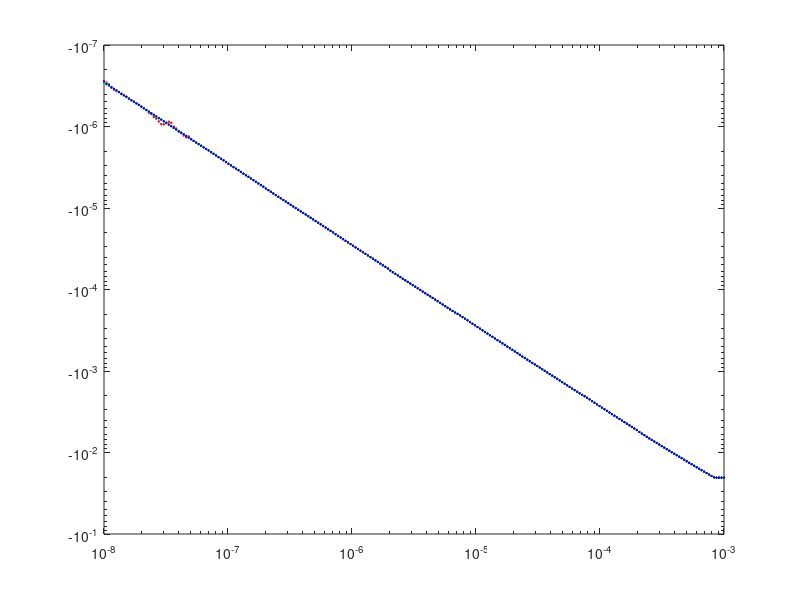
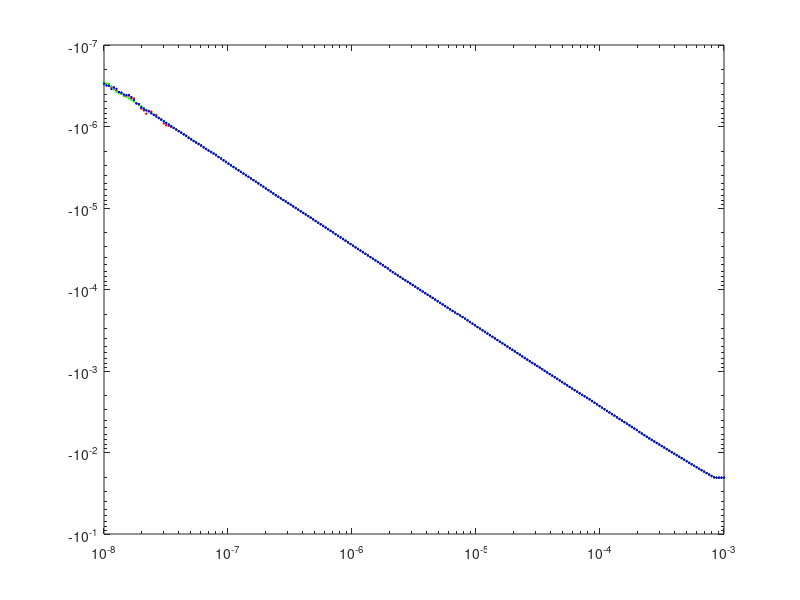

Here is the MATLAB script that generated these plots, in order:
clear all
load('Exp3_data_collection.mat');

%% Ix plots

figure
loglog(Exp2_Ix_input_250, Exp2_Ix_Iout_250, 'r*', 'MarkerSize', 1.5);
hold on
loglog(Exp2_Ix_input_25K, Exp2_Ix_Iout_25K, 'g*', 'MarkerSize', 1.5);
hold on
loglog(Exp2_Ix_input_2_5K, Exp2_Ix_Iout_2_5K, 'b*', 'MarkerSize', 1.5);
hold off

%% Iy plots

figure
loglog(Exp2_Iy_input_250, Exp2_Iy_Iout_250, 'r*', 'MarkerSize', 1.5);
hold on
loglog(Exp2_Iy_input_25K, Exp2_Iy_Iout_25K, 'g*', 'MarkerSize', 1.5);
hold on
loglog(Exp2_Iy_input_2_5K, Exp2_Iy_Iout_2_5K, 'b*', 'MarkerSize', 1.5);
hold off
